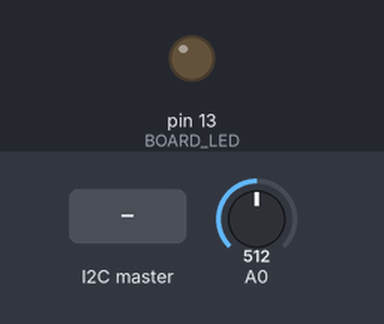
The sketch below on a simulated Arduino Uno, built with avr-gcc and run on an emulated ATmega328P. Parts: output pins drawn as LEDs (lit = HIGH). The test bench sets the inputs (shaded band); at power-on: A0 = 512. What the sketch prints to the serial monitor is not drawn.

Above: at 1.2 s.
1.3 s: the I2C master sends the byte 1
At 1.8 s:
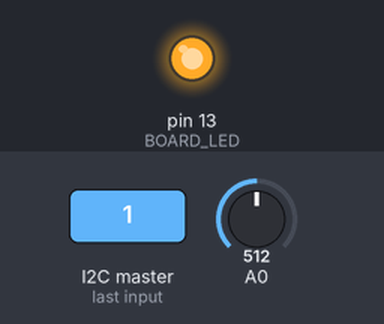
2.8 s: the I2C master sends the byte 0
At 3.4 s:
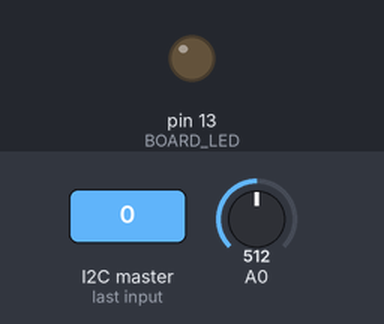
4.3 s: the I2C master sends the byte 2
At 4.9 s:
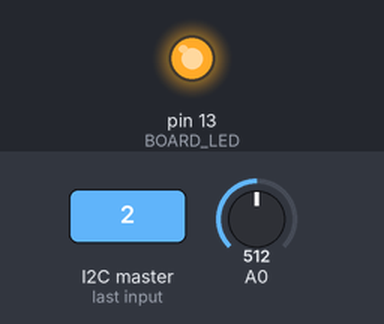
Timing chart, 0 to 7.3 s (numbered marks = the images above; inputs shaded):
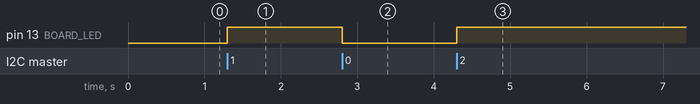

The sketch:

fotorresistor-i2c.ino
```cpp
#include <Wire.h>

// Constants
#define VAREF 5.0           // Reference voltage for the ADC (typically 5V on most Arduino boards)
#define I2C_SLAVE_ADDR 0x08 // I2C address of the slave device
#define BOARD_LED 13        // Pin number for the onboard LED

// Global variables
float light_intensity = 0;  // Variable to store the calculated light intensity (in volts)

// Function prototypes
void i2c_received_handler(int count); // Function to handle received I2C data
void i2c_request_handler();           // Function to handle I2C data requests
float read_light();                   // Function to read the light intensity from the sensor

/**
* Arduino setup function
* This function configures the necessary hardware, including ADC settings, I2C communication,
* and the serial port for debugging.
*/
void setup(void){
	// Set the ADC to use an external voltage reference (AREF pin) if connected
	analogReference(EXTERNAL);

	// Initialize the Arduino as an I2C slave with the defined address
	Wire.begin(I2C_SLAVE_ADDR);
	// Register the function to handle I2C data requests from the master
	Wire.onRequest(i2c_request_handler);
	// Register the function to handle incoming data via I2C
	Wire.onReceive(i2c_received_handler);

	// Initialize the serial port for debugging at 56,600 bps
	Serial.begin(56600);

	// Set the pin mode for the onboard LED as output
	pinMode(BOARD_LED, OUTPUT);
}

/**
* I2C request handler
* This function is called whenever the master device requests data from the slave.
* It sends the current light intensity as a float value over the I2C bus.
*/
void i2c_request_handler(){
	Wire.write((byte*) &light_intensity, sizeof(float)); // Send the light intensity via I2C
}

/**
* I2C received handler
* This function is called when data is received via the I2C bus.
* It reads the incoming data, prints it to the serial monitor, and controls the LED state.
*/
void i2c_received_handler(int count){
	char received = 0;
	while (Wire.available()){   // Check if data is available to read
		received = (char)Wire.read();  // Read the incoming byte
		// Control the LED: turn it on if data is non-zero, turn it off if zero
		digitalWrite(BOARD_LED, received ? HIGH : LOW);
		// Print the received data to the serial monitor for debugging
		Serial.println(received);
	}
}

/**
* Reads the light intensity from the analog sensor
* This function reads the analog value from pin A0, converts it to a voltage,
* and returns the result as a float.
*
* @return The voltage corresponding to the light intensity (in volts).
*/
float read_light(void){
	int sensorValue = analogRead(0);   // Read the analog value from A0 (range 0 to 1023)
	// Convert the analog value to a voltage based on the reference voltage (VAREF)
	float voltage = VAREF * (sensorValue / 1024.0);
	return voltage;  // Return the calculated voltage
}

/**
* Arduino main loop function
* This function continuously reads the light intensity, stores the value, prints it for debugging,
* and adds a delay between readings.
*/
void loop(){
	// Read the current light intensity and store it in the global variable
	light_intensity = read_light();

	// Print the light intensity (in volts) to the serial monitor for debugging
	Serial.print("Light intensity (V): ");
	Serial.println(light_intensity);

	// Add a delay of 100 milliseconds before the next reading
	delay(100);
}
```

Measured:
- after the input at 1.3 s, pin 13 (BOARD_LED): LOW → HIGH at once
- after the input at 2.8 s, pin 13 (BOARD_LED): HIGH → LOW at once
- after the input at 4.3 s, pin 13 (BOARD_LED): LOW → HIGH at once
